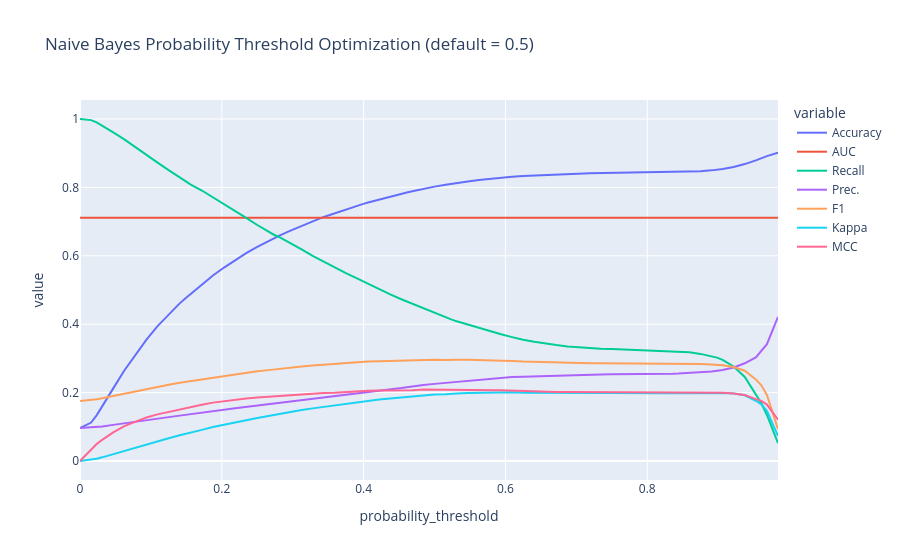

Notebook cell for this chart:
### Markdown cell above
**Why F1 instead of Accuracy**: with only 9.6% positive cases, a model that predicts 'no' for everyone would still achieve around 90% accuracy, but it would fail to identify anyone seeking help. F1-score is more useful here because it balances precision and recall, giving a better measure of how well the model identifies positive cases.

### Code cell
optimized_clf = optimize_threshold(tuned_clf_model, optimize='F1')
